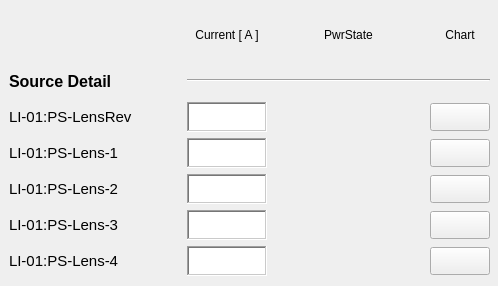
       <widget class="QWidget" name="scrollAreaWidgetContents_4">
        <property name="geometry">
         <rect>
          <x>0</x>
          <y>0</y>
          <width>498</width>
          <height>286</height>
         </rect>
        </property>
        <widget class="QWidget" name="layoutWidget">
         <property name="geometry">
          <rect>
           <x>9</x>
           <y>9</y>
           <width>481</width>
           <height>267</height>
          </rect>
         </property>
         <layout class="QGridLayout" name="gridLayout_9">
          <item row="0" column="1">
           <widget class="PyDMLabel" name="PyDMLabel_40">
            <property name="toolTip">
             <string/>
            </property>
            <property name="text">
             <string>Current [ A ]</string>
            </property>
            <property name="alignment">
             <set>Qt::AlignCenter</set>
            </property>
           </widget>
          </item>
          <item row="0" column="2">
           <widget class="PyDMLabel" name="PyDMLabel_41">
            <property name="toolTip">
             <string/>
            </property>
            <property name="text">
             <string>PwrState</string>
            </property>
            <property name="alignment">
             <set>Qt::AlignCenter</set>
            </property>
           </widget>
          </item>
          <item row="0" column="3">
           <widget class="PyDMLabel" name="PyDMLabel_91">
            <property name="toolTip">
             <string/>
            </property>
            <property name="text">
             <string>Chart</string>
            </property>
            <property name="alignment">
             <set>Qt::AlignCenter</set>
            </property>
           </widget>
          </item>
          <item row="1" column="0">
           <widget class="PyDMLabel" name="PyDMLabel_92">
            <property name="minimumSize">
             <size>
              <width>172</width>
              <height>30</height>
             </size>
            </property>
            <property name="maximumSize">
             <size>
              <width>160</width>
              <height>30</height>
             </size>
            </property>
            <property name="font">
             <font>
              <pointsize>12</pointsize>
              <weight>75</weight>
              <bold>true</bold>
             </font>
            </property>
            <property name="toolTip">
             <string/>
            </property>
            <property name="text">
             <string>Source Detail</string>
            </property>
           </widget>
          </item>
          <item row="1" column="1" colspan="3">
           <widget class="Line" name="line_5">
            <property name="sizeIncrement">
             <size>
              <width>0</width>
              <height>0</height>
             </size>
            </property>
            <property name="baseSize">
             <size>
              <width>0</width>
              <height>0</height>
             </size>
            </property>
            <property name="autoFillBackground">
             <bool>false</bool>
            </property>
            <property name="frameShadow">
             <enum>QFrame::Sunken</enum>
            </property>
            <property name="lineWidth">
             <number>1</number>
            </property>
            <property name="midLineWidth">
             <number>0</number>
            </property>
            <property name="orientation">
             <enum>Qt::Horizontal</enum>
            </property>
           </widget>
          </item>
          <item row="2" column="0">
           <widget class="PyDMLabel" name="PyDMLabel_93">
            <property name="minimumSize">
             <size>
              <width>172</width>
              <height>30</height>
             </size>
            </property>
            <property name="maximumSize">
             <size>
              <width>172</width>
              <height>30</height>
             </size>
            </property>
            <property name="font">
             <font>
              <pointsize>11</pointsize>
             </font>
            </property>
            <property name="toolTip">
             <string/>
            </property>
            <property name="text">
             <string>LI-01:PS-LensRev</string>
            </property>
           </widget>
          </item>
          <item row="2" column="1">
           <widget class="PyDMLabel" name="PyDMLabel_42">
            <property name="enabled">
             <bool>true</bool>
            </property>
            <property name="minimumSize">
             <size>
              <width>80</width>
              <height>30</height>
             </size>
            </property>
            <property name="maximumSize">
             <size>
              <width>80</width>
              <height>30</height>
             </size>
            </property>
            <property name="toolTip">
             <string/>
            </property>
            <property name="accessibleDescription">
             <string/>
            </property>
            <property name="layoutDirection">
             <enum>Qt::LeftToRight</enum>
            </property>
            <property name="autoFillBackground">
             <bool>false</bool>
            </property>
            <property name="styleSheet">
             <string notr="true">background-color: qlineargradient(spread:pad, x1:0, y1:0, x2:1, y2:1, stop:0 rgba(255, 255, 255, 255), stop:1 rgba(255, 255, 255, 255));</string>
            </property>
            <property name="frameShape">
             <enum>QFrame::WinPanel</enum>
            </property>
            <property name="frameShadow">
             <enum>QFrame::Sunken</enum>
            </property>
            <property name="alignment">
             <set>Qt::AlignRight|Qt::AlignTrailing|Qt::AlignVCenter</set>
            </property>
            <property name="precision" stdset="0">
             <number>2</number>
            </property>
            <property name="precisionFromPV" stdset="0">
             <bool>false</bool>
            </property>
            <property name="channel" stdset="0">
             <string>LI-01:PS-LensRev:Current-Mon</string>
            </property>
           </widget>
          </item>
          <item row="2" column="3">
           <widget class="PyDMPushButton" name="PyDMPushButton_19">
            <property name="minimumSize">
             <size>
              <width>60</width>
              <height>28</height>
             </size>
            </property>
            <property name="maximumSize">
             <size>
              <width>60</width>
              <height>28</height>
             </size>
            </property>
            <property name="toolTip">
             <string/>
            </property>
           </widget>
          </item>
          <item row="3" column="0">
           <widget class="PyDMLabel" name="PyDMLabel_43">
            <property name="minimumSize">
             <size>
              <width>172</width>
              <height>30</height>
             </size>
            </property>
            <property name="maximumSize">
             <size>
              <width>172</width>
              <height>30</height>
             </size>
            </property>
            <property name="font">
             <font>
              <pointsize>11</pointsize>
             </font>
            </property>
            <property name="toolTip">
             <string/>
            </property>
            <property name="text">
             <string>LI-01:PS-Lens-1</string>
            </property>
           </widget>
          </item>
          <item row="3" column="1">
           <widget class="PyDMLabel" name="PyDMLabel_94">
            <property name="enabled">
             <bool>true</bool>
            </property>
            <property name="minimumSize">
             <size>
              <width>80</width>
              <height>30</height>
             </size>
            </property>
            <property name="maximumSize">
             <size>
              <width>80</width>
              <height>30</height>
             </size>
            </property>
            <property name="toolTip">
             <string/>
            </property>
            <property name="accessibleDescription">
             <string/>
            </property>
            <property name="layoutDirection">
             <enum>Qt::LeftToRight</enum>
            </property>
            <property name="autoFillBackground">
             <bool>false</bool>
            </property>
            <property name="styleSheet">
             <string notr="true">background-color: qlineargradient(spread:pad, x1:0, y1:0, x2:1, y2:1, stop:0 rgba(255, 255, 255, 255), stop:1 rgba(255, 255, 255, 255));</string>
            </property>
            <property name="frameShape">
             <enum>QFrame::WinPanel</enum>
            </property>
            <property name="frameShadow">
             <enum>QFrame::Sunken</enum>
            </property>
            <property name="alignment">
             <set>Qt::AlignRight|Qt::AlignTrailing|Qt::AlignVCenter</set>
            </property>
            <property name="precision" stdset="0">
             <number>2</number>
            </property>
            <property name="precisionFromPV" stdset="0">
             <bool>false</bool>
            </property>
            <property name="channel" stdset="0">
             <string>LI-01:PS-Lens-1:Current-Mon</string>
            </property>
           </widget>
          </item>
          <item row="3" column="3">
           <widget class="PyDMPushButton" name="PyDMPushButton_20">
            <property name="minimumSize">
             <size>
              <width>60</width>
              <height>28</height>
             </size>
            </property>
            <property name="maximumSize">
             <size>
              <width>60</width>
              <height>28</height>
             </size>
            </property>
            <property name="toolTip">
             <string/>
            </property>
           </widget>
          </item>
          <item row="4" column="0">
           <widget class="PyDMLabel" name="pv02raps01_3">
            <property name="minimumSize">
             <size>
              <width>172</width>
              <height>30</height>
             </size>
            </property>
            <property name="maximumSize">
             <size>
              <width>172</width>
              <height>30</height>
             </size>
            </property>
            <property name="font">
             <font>
              <pointsize>11</pointsize>
             </font>
            </property>
            <property name="toolTip">
             <string/>
            </property>
            <property name="text">
             <string>LI-01:PS-Lens-2</string>
            </property>
           </widget>
          </item>
          <item row="4" column="1">
           <widget class="PyDMLabel" name="PyDMLabel_95">
            <property name="enabled">
             <bool>true</bool>
            </property>
            <property name="minimumSize">
             <size>
              <width>80</width>
              <height>30</height>
             </size>
            </property>
            <property name="maximumSize">
             <size>
              <width>80</width>
              <height>30</height>
             </size>
            </property>
            <property name="toolTip">
             <string/>
            </property>
            <property name="accessibleDescription">
             <string/>
            </property>
            <property name="layoutDirection">
             <enum>Qt::LeftToRight</enum>
            </property>
            <property name="autoFillBackground">
             <bool>false</bool>
            </property>
            <property name="styleSheet">
             <string notr="true">background-color: qlineargradient(spread:pad, x1:0, y1:0, x2:1, y2:1, stop:0 rgba(255, 255, 255, 255), stop:1 rgba(255, 255, 255, 255));</string>
            </property>
            <property name="frameShape">
             <enum>QFrame::WinPanel</enum>
            </property>
            <property name="frameShadow">
             <enum>QFrame::Sunken</enum>
            </property>
            <property name="alignment">
             <set>Qt::AlignRight|Qt::AlignTrailing|Qt::AlignVCenter</set>
            </property>
            <property name="precision" stdset="0">
             <number>2</number>
            </property>
            <property name="precisionFromPV" stdset="0">
             <bool>false</bool>
            </property>
            <property name="channel" stdset="0">
             <string>LI-01:PS-Lens-2:Current-Mon</string>
            </property>
           </widget>
          </item>
          <item row="4" column="3">
           <widget class="PyDMPushButton" name="PyDMPushButton_21">
            <property name="minimumSize">
             <size>
              <width>60</width>
              <height>28</height>
             </size>
            </property>
            <property name="maximumSize">
             <size>
              <width>60</width>
              <height>28</height>
             </size>
            </property>
            <property name="toolTip">
             <string/>
            </property>
           </widget>
          </item>
          <item row="5" column="0">
           <widget class="PyDMLabel" name="pv02raps02_3">
            <property name="minimumSize">
             <size>
              <width>172</width>
              <height>30</height>
             </size>
            </property>
            <property name="maximumSize">
             <size>
              <width>172</width>
              <height>30</height>
             </size>
            </property>
            <property name="font">
             <font>
              <pointsize>11</pointsize>
             </font>
            </property>
            <property name="toolTip">
             <string/>
            </property>
            <property name="text">
             <string>LI-01:PS-Lens-3</string>
            </property>
           </widget>
          </item>
          <item row="5" column="1">
           <widget class="PyDMLabel" name="PyDMLabel_96">
            <property name="enabled">
             <bool>true</bool>
            </property>
            <property name="minimumSize">
             <size>
              <width>80</width>
              <height>30</height>
             </size>
            </property>
            <property name="maximumSize">
             <size>
              <width>80</width>
              <height>30</height>
             </size>
            </property>
            <property name="toolTip">
             <string/>
            </property>
            <property name="accessibleDescription">
             <string/>
            </property>
            <property name="layoutDirection">
             <enum>Qt::LeftToRight</enum>
            </property>
            <property name="autoFillBackground">
             <bool>false</bool>
            </property>
            <property name="styleSheet">
             <string notr="true">background-color: qlineargradient(spread:pad, x1:0, y1:0, x2:1, y2:1, stop:0 rgba(255, 255, 255, 255), stop:1 rgba(255, 255, 255, 255));</string>
            </property>
            <property name="frameShape">
             <enum>QFrame::WinPanel</enum>
            </property>
            <property name="frameShadow">
             <enum>QFrame::Sunken</enum>
            </property>
            <property name="alignment">
             <set>Qt::AlignRight|Qt::AlignTrailing|Qt::AlignVCenter</set>
            </property>
            <property name="precision" stdset="0">
             <number>2</number>
            </property>
            <property name="showUnits" stdset="0">
             <bool>false</bool>
            </property>
            <property name="precisionFromPV" stdset="0">
             <bool>false</bool>
            </property>
            <property name="channel" stdset="0">
             <string>LI-01:PS-Lens-3:Current-Mon</string>
            </property>
           </widget>
          </item>
          <item row="5" column="3">
           <widget class="PyDMPushButton" name="PyDMPushButton_22">
            <property name="minimumSize">
             <size>
              <width>60</width>
              <height>28</height>
             </size>
            </property>
            <property name="maximumSize">
             <size>
              <width>60</width>
              <height>28</height>
             </size>
            </property>
            <property name="toolTip">
             <string/>
            </property>
           </widget>
          </item>
          <item row="6" column="0">
           <widget class="PyDMLabel" name="pv03raps01_5">
            <property name="minimumSize">
             <size>
              <width>172</width>
              <height>30</height>
             </size>
            </property>
            <property name="maximumSize">
             <size>
              <width>172</width>
              <height>30</height>
             </size>
            </property>
            <property name="font">
             <font>
              <pointsize>11</pointsize>
             </font>
            </property>
            <property name="toolTip">
             <string/>
            </property>
            <property name="text">
             <string>LI-01:PS-Lens-4</string>
            </property>
           </widget>
          </item>
          <item row="6" column="1">
           <widget class="PyDMLabel" name="PyDMLabel_97">
            <property name="enabled">
             <bool>true</bool>
            </property>
            <property name="minimumSize">
             <size>
              <width>80</width>
              <height>30</height>
             </size>
            </property>
            <property name="maximumSize">
             <size>
              <width>80</width>
              <height>30</height>
             </size>
            </property>
            <property name="toolTip">
             <string/>
            </property>
            <property name="accessibleDescription">
             <string/>
            </property>
            <property name="layoutDirection">
             <enum>Qt::LeftToRight</enum>
            </property>
            <property name="autoFillBackground">
             <bool>false</bool>
            </property>
            <property name="styleSheet">
             <string notr="true">background-color: qlineargradient(spread:pad, x1:0, y1:0, x2:1, y2:1, stop:0 rgba(255, 255, 255, 255), stop:1 rgba(255, 255, 255, 255));</string>
            </property>
            <property name="frameShape">
             <enum>QFrame::WinPanel</enum>
            </property>
            <property name="frameShadow">
             <enum>QFrame::Sunken</enum>
            </property>
            <property name="alignment">
             <set>Qt::AlignRight|Qt::AlignTrailing|Qt::AlignVCenter</set>
            </property>
            <property name="precision" stdset="0">
             <number>2</number>
            </property>
            <property name="precisionFromPV" stdset="0">
             <bool>false</bool>
            </property>
            <property name="channel" stdset="0">
             <string>LI-01:PS-Lens-4:Current-Mon</string>
            </property>
           </widget>
          </item>
          <item row="6" column="3">
           <widget class="PyDMPushButton" name="PyDMPushButton_23">
            <property name="minimumSize">
             <size>
              <width>60</width>
              <height>28</height>
             </size>
            </property>
            <property name="maximumSize">
             <size>
              <width>60</width>
              <height>28</height>
             </size>
            </property>
            <property name="toolTip">
             <string/>
            </property>
           </widget>
          </item>
          <item row="6" column="2">
           <widget class="SiriusLedAlert" name="led_lens4">
            <property name="toolTip">
             <string/>
            </property>
            <property name="onColor">
             <color>
              <red>0</red>
              <green>140</green>
              <blue>0</blue>
             </color>
            </property>
            <property name="offColor">
             <color>
              <red>207</red>
              <green>0</green>
              <blue>0</blue>
             </color>
            </property>
            <property name="channel" stdset="0">
             <string>LI-01:PS-Lens-4:DiagStatus-Mon</string>
            </property>
           </widget>
          </item>
          <item row="5" column="2">
           <widget class="SiriusLedAlert" name="led_lens3">
            <property name="toolTip">
             <string/>
            </property>
            <property name="onColor">
             <color>
              <red>0</red>
              <green>140</green>
              <blue>0</blue>
             </color>
            </property>
            <property name="offColor">
             <color>
              <red>207</red>
              <green>0</green>
              <blue>0</blue>
             </color>
            </property>
            <property name="channel" stdset="0">
             <string>LI-01:PS-Lens-3:DiagStatus-Mon</string>
            </property>
           </widget>
          </item>
          <item row="4" column="2">
           <widget class="SiriusLedAlert" name="led_lens2">
            <property name="toolTip">
             <string/>
            </property>
            <property name="onColor">
             <color>
              <red>0</red>
              <green>140</green>
              <blue>0</blue>
             </color>
            </property>
            <property name="offColor">
             <color>
              <red>207</red>
              <green>0</green>
              <blue>0</blue>
             </color>
            </property>
            <property name="channel" stdset="0">
             <string>LI-01:PS-Lens-2:DiagStatus-Mon</string>
            </property>
           </widget>
          </item>
          <item row="3" column="2">
           <widget class="SiriusLedAlert" name="led_lens1">
            <property name="toolTip">
             <string/>
            </property>
            <property name="onColor">
             <color>
              <red>0</red>
              <green>140</green>
              <blue>0</blue>
             </color>
            </property>
            <property name="offColor">
             <color>
              <red>207</red>
              <green>0</green>
              <blue>0</blue>
             </color>
            </property>
            <property name="channel" stdset="0">
             <string>LI-01:PS-Lens-1:DiagStatus-Mon</string>
            </property>
           </widget>
          </item>
          <item row="2" column="2">
           <widget class="SiriusLedAlert" name="led_lensrev">
            <property name="toolTip">
             <string/>
            </property>
            <property name="onColor">
             <color>
              <red>0</red>
              <green>140</green>
              <blue>0</blue>
             </color>
            </property>
            <property name="offColor">
             <color>
              <red>207</red>
              <green>0</green>
              <blue>0</blue>
             </color>
            </property>
            <property name="channel" stdset="0">
             <string>LI-01:PS-LensRev:DiagStatus-Mon</string>
            </property>
           </widget>
          </item>
         </layout>
        </widget>
       </widget>
